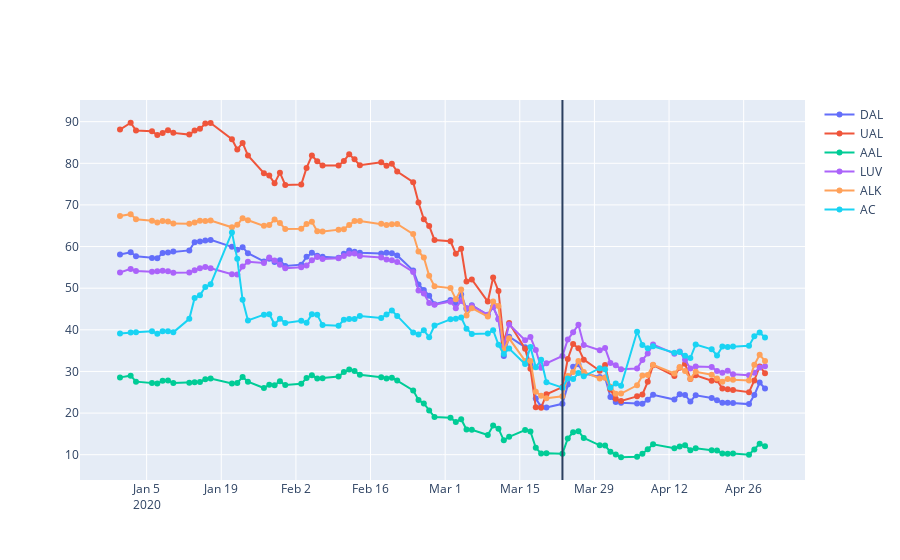

The cell this chart's notebook holds for it:
### Code cell
# Airlines industry
plot_f(stock['DAL'],stock['UAL'],stock['AAL'],stock['LUV'],stock['ALK'],stock['AC'])
airlines = df_f(stock['DAL'],stock['UAL'],stock['AAL'],stock['LUV'],stock['ALK'],stock['AC'])
airlines
